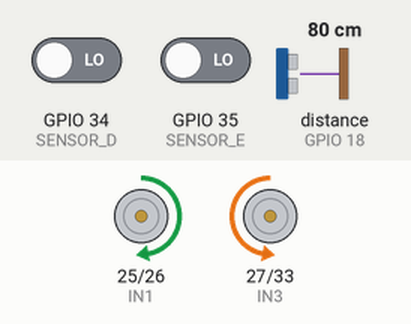
A sketch run on a simulated ESP32. Parts: motor-driver pin pairs drawn as motors (green arrow = first pin HIGH = forward, orange = second pin HIGH = backward, longer = more drive, scaled by the enable pin). Wiring (inferred from the names in the program): ultrasonic range finder: trigger GPIO 5; echo GPIO 18. The test bench sets the inputs (shaded band); at power-on: GPIO 34 (SENSOR_D) LOW, GPIO 35 (SENSOR_E) LOW, distance to the obstacle (sensor on GPIO 18) 80 cm. The echo pulse lasts 58.3 µs per cm.

Above: at 1.2 s.
1.3 s: GPIO 34 (SENSOR_D) driven HIGH
At 3.3 s:
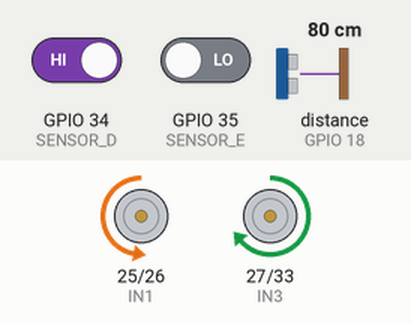
4.3 s: GPIO 35 (SENSOR_E) driven HIGH
At 6.0 s:
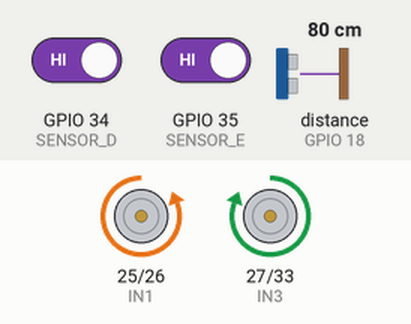
6.5 s: distance to the obstacle (sensor on GPIO 18) set to 12 cm
8.0 s: distance to the obstacle (sensor on GPIO 18) set to 9 cm
At 8.9 s:
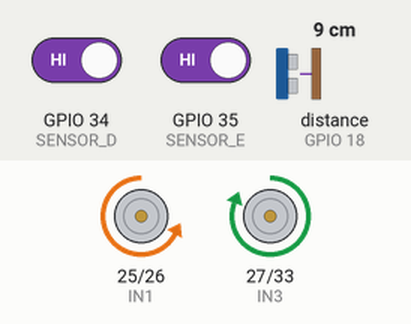
11.0 s: distance to the obstacle (sensor on GPIO 18) set to 18 cm
At 11.6 s:
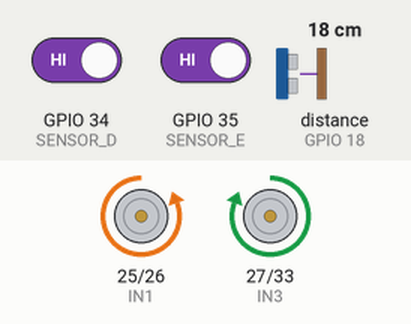
12.5 s: distance to the obstacle (sensor on GPIO 18) set to 2 cm
At 13.4 s:
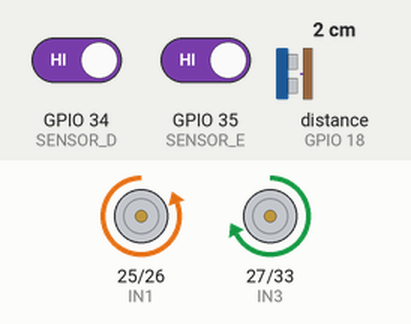
Timing chart, 0 to 16.5 s (numbered marks = the images above; inputs shaded):
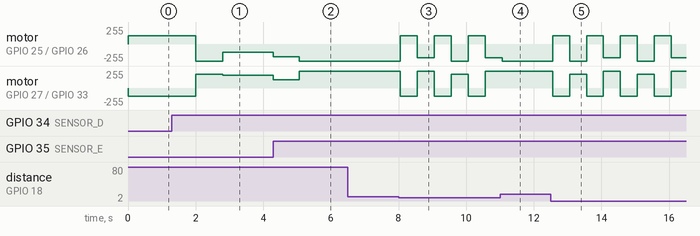

The sketch:

possivelcodigofinal3.ino
```cpp
// ============================================================
// ROBÔ DESVIADOR DE OBSTÁCULOS - ESP32
// Versão otimizada: máquina de estados sem delay() bloqueante
// ============================================================

// ---------- PINOS ----------
#define TRIG_PIN 5
#define ECHO_PIN 18

#define SENSOR_E 35   // IR esquerdo  (LOW = obstáculo)
#define SENSOR_D 34   // IR direito   (LOW = obstáculo)

#define IN1 25
#define IN2 26
#define IN3 27
#define IN4 33
#define ENA 14
#define ENB 32

// ---------- PARÂMETROS AJUSTÁVEIS ----------
const float         DIST_MIN_CM       = 10.0;   // abaixo disso = obstáculo à frente
const unsigned long TEMPO_PRESO_MS    = 5000;   // girando/desviando sem sucesso
const unsigned long TEMPO_LIVRE_MS    = 10000;  // andando "livre" por muito tempo (possível travamento)
const unsigned long INTERVALO_US_MS   = 60;     // intervalo entre leituras do ultrassônico
const unsigned long TIMEOUT_ECHO_US   = 8000;   // ~137 cm de alcance máximo
const int           BOOST_CURVA       = 25;     // % extra na roda de fora durante a curva

// ---------- ESTADOS ----------
enum Estado { AVANCANDO, RE, DESVIANDO, GIRANDO_E, GIRANDO_D, AJUSTE };

Estado estado = AVANCANDO;
unsigned long tEstado = 0;        // quando o estado atual começou
unsigned long durEstado = 0;      // duração planejada do estado atual
unsigned long tempoDesvioPend = 0;// duração do desvio que vem depois da ré

unsigned long inicioLivre = 0;    // início do período contínuo de caminho livre
unsigned long inicioProblema = 0; // início do período contínuo com obstáculo lateral
unsigned long ultimaLeitura = 0;

bool desvioE = true;              // alterna a direção preferida do desvio
bool ajusteParaE = false;         // direção do ajuste após terminar uma curva

float distance = 999;
bool obsE = false, obsD = false;

// ============================================================
// MOTORES  (vel: -100 a 100)
// ============================================================

void motorA(int vel)
{
  vel = constrain(vel, -100, 100);
  digitalWrite(IN1, vel < 0 ? HIGH : LOW);
  digitalWrite(IN2, vel > 0 ? HIGH : LOW);
  analogWrite(ENA, abs(vel) * 255 / 100);
}

void motorB(int vel)
{
  vel = constrain(vel, -100, 100);
  digitalWrite(IN3, vel > 0 ? HIGH : LOW);
  digitalWrite(IN4, vel < 0 ? HIGH : LOW);
  analogWrite(ENB, abs(vel) * 255 / 100);
}

void frente(int p)  { motorA(p);  motorB(p); }
void tras(int p)    { motorA(-p); motorB(-p); }
void frenteE(int p) { motorA(p);  motorB(min(100, p + BOOST_CURVA)); }
void frenteD(int p) { motorA(min(100, p + BOOST_CURVA)); motorB(p); }
void parar()        { motorA(0);  motorB(0); }

// ============================================================
// ULTRASSÔNICO (mediana de 3 leituras)
// ============================================================

float lerDistanciaUnica()
{
  digitalWrite(TRIG_PIN, LOW);
  delayMicroseconds(2);
  digitalWrite(TRIG_PIN, HIGH);
  delayMicroseconds(10);
  digitalWrite(TRIG_PIN, LOW);

  long d = pulseIn(ECHO_PIN, HIGH, TIMEOUT_ECHO_US);
  return (d == 0) ? 999.0 : d * 0.0343 / 2.0;
}

float lerDistancia()
{
  float a = lerDistanciaUnica(); delay(2);
  float b = lerDistanciaUnica(); delay(2);
  float c = lerDistanciaUnica();

  // mediana de 3: ignora uma leitura ruim isolada
  if ((a >= b && a <= c) || (a <= b && a >= c)) return a;
  if ((b >= a && b <= c) || (b <= a && b >= c)) return b;
  return c;
}

// ============================================================
// AUXILIARES DE ESTADO
// ============================================================

void mudarEstado(Estado novo, unsigned long dur = 0)
{
  estado = novo;
  tEstado = millis();
  durEstado = dur;
}

// Ré + desvio (substitui os 5 blocos repetidos do código original)
void iniciarRe(int velRe, unsigned long tempoRe, unsigned long tempoDesvio)
{
  tras(velRe);
  tempoDesvioPend = tempoDesvio;
  inicioLivre = 0;
  inicioProblema = 0;
  mudarEstado(RE, tempoRe);
}

void iniciarGiro(Estado giro)
{
  mudarEstado(giro);
}

void atualizarSensores(unsigned long agora)
{
  if (agora - ultimaLeitura >= INTERVALO_US_MS)
  {
    distance = lerDistancia();
    ultimaLeitura = agora;
  }
  obsE = (digitalRead(SENSOR_E) == LOW);
  obsD = (digitalRead(SENSOR_D) == LOW);
}

// ============================================================
// SETUP
// ============================================================

void setup()
{
  Serial.begin(115200);

  pinMode(TRIG_PIN, OUTPUT);
  pinMode(ECHO_PIN, INPUT);
  pinMode(SENSOR_E, INPUT);
  pinMode(SENSOR_D, INPUT);

  pinMode(IN1, OUTPUT);
  pinMode(IN2, OUTPUT);
  pinMode(IN3, OUTPUT);
  pinMode(IN4, OUTPUT);
  pinMode(ENA, OUTPUT);
  pinMode(ENB, OUTPUT);

  parar();
}

// ============================================================
// LOOP
// ============================================================

void loop()
{
  unsigned long agora = millis();
  atualizarSensores(agora);

  switch (estado)
  {
    // ------------------------------------------------------
    case AVANCANDO:
    {
      if (distance < DIST_MIN_CM)                 // obstáculo muito perto
      {
        iniciarRe(50, 500, 500);
      }
      else if (obsE && obsD)                      // obstáculos dos dois lados
      {
        iniciarRe(50, 1000, 800);
      }
      else if (obsD || obsE)                      // obstáculo em um lado
      {
        inicioLivre = 0;
        if (inicioProblema == 0) inicioProblema = agora;

        if (agora - inicioProblema >= TEMPO_PRESO_MS)
        {
          iniciarRe(80, 500, 500);                // preso: escapa de ré
        }
        else
        {
          iniciarGiro(obsD ? GIRANDO_D : GIRANDO_E);
        }
      }
      else                                        // caminho livre
      {
        inicioProblema = 0;
        if (inicioLivre == 0) inicioLivre = agora;

        if (agora - inicioLivre >= TEMPO_LIVRE_MS)
        {
          iniciarRe(80, 500, 500);                // possível travamento físico
        }
        else
        {
          frente(100);
        }
      }
      break;
    }

    // ------------------------------------------------------
    case RE:
    {
      if (agora - tEstado >= durEstado)
      {
        if (desvioE && !obsE)       { frenteE(80); mudarEstado(DESVIANDO, tempoDesvioPend); }
        else if (!obsD)             { frenteD(80); mudarEstado(DESVIANDO, tempoDesvioPend); }
        else                        { mudarEstado(AVANCANDO); }

        desvioE = !desvioE;
      }
      break;
    }

    // ------------------------------------------------------
    case DESVIANDO:
    {
      if (agora - tEstado >= durEstado) mudarEstado(AVANCANDO);
      break;
    }

    // ------------------------------------------------------
    case GIRANDO_D:   // gira até o obstáculo sair do sensor direito
    case GIRANDO_E:   // gira até o obstáculo sair do sensor esquerdo
    {
      bool giraD = (estado == GIRANDO_D);
      bool aindaBloqueado = giraD ? obsD : obsE;
      bool outroLado      = giraD ? obsE : obsD;

      if (giraD) frenteD(50); else frenteE(50);

      if (agora - inicioProblema >= TEMPO_PRESO_MS || outroLado || distance < DIST_MIN_CM)
      {
        mudarEstado(AVANCANDO);                   // reavalia a situação
      }
      else if (!aindaBloqueado)
      {
        unsigned long ajuste = (agora - tEstado) / 2;
        ajusteParaE = giraD;                      // corrige girando para o lado oposto
        if (ajuste > 0)
        {
          if (ajusteParaE) frenteE(50); else frenteD(50);
          mudarEstado(AJUSTE, ajuste);
        }
        else
        {
          mudarEstado(AVANCANDO);
        }
      }
      break;
    }

    // ------------------------------------------------------
    case AJUSTE:
    {
      if (agora - tEstado >= durEstado) mudarEstado(AVANCANDO);
      break;
    }
  }
}
```

Measured:
- the behaviour switches between 11 and 10 cm on distance to the obstacle (sensor on GPIO 18) (found by bisection; images 2 and 3)
- after the input at 1.3 s, motor on GPIO 25 (IN1) / GPIO 26 (IN2): forward 127/255 → backward 255/255 after 0.70 s, → backward 127/255 0.80 s later; motor on GPIO 27 (IN3) / GPIO 33 (IN4): backward 127/255 → forward 204/255 after 0.70 s, → forward 191/255 0.80 s later
- after the input at 4.3 s, motor on GPIO 25 (IN1) / GPIO 26 (IN2): backward 127/255 → backward 191/255 at once, → backward 255/255 0.76 s later; motor on GPIO 27 (IN3) / GPIO 33 (IN4): forward 191/255 → forward 127/255 at once, → forward 255/255 0.76 s later
- after the input at 6.5 s, every drawn part: stays the same
- after the input at 11.0 s, motor on GPIO 27 (IN3) / GPIO 33 (IN4): stays forward 255/255 (without the input it goes to backward 127/255 after 0.06 s)
